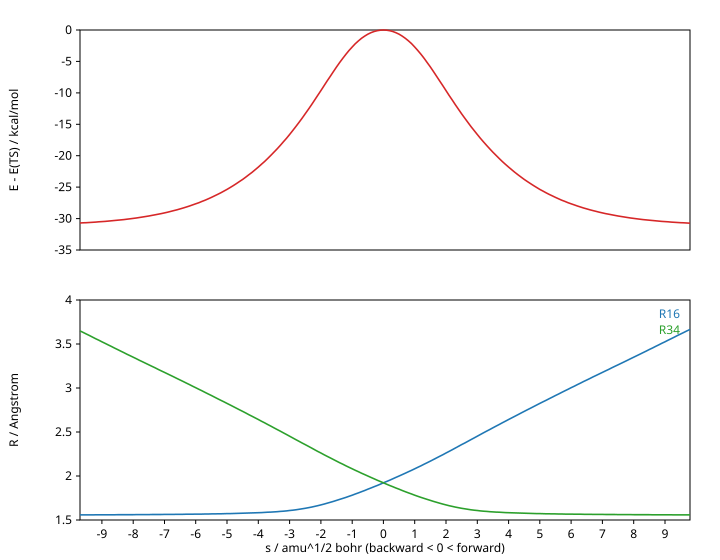

Here is the Python script that generated this plot:
"""Step 4d: the intrinsic reaction coordinate from step 4b's PC-NEVPT2 TS.

Replaces step 4b's IRC stand-in (BFGS from the TS displaced along the
imaginary mode) with free-breakfast's [irc], Gonzalez-Schlegel GS2 in
mass-weighted Cartesians, over the same DF-PC-NEVPT2 gradient. Every run is
one free-breakfast config under inputs/<name>/, run into runs/<name>/, as
stationary.py's. Phases, each resumable:

  prepare <name>   writes inputs/<name>/ (numpy only; no PySCF)
  run <name> ...   (GPU) the binary on each prepared run, as step 6's
                   experiment.py runs it: log.txt, wall.txt, memory.json
  analyse          (PySCF, for the irrep labels) -> irc.json, irc.csv,
                   irc.svg and geometries/irc_*.xyz

The runs:

  irc              [irc] both sides from geometries/pc_ts.xyz, its Hessian
                   loaded from step 6's ts_hessian (the analytic PC-NEVPT2
                   Hessian at that geometry), the orbitals that run's CASSCF
                   converged there
  sp_<side>_<k>    a CASSCF + [nevpt2] single point at IRC point k of side
                   f(orward) or b(ackward), from the orbitals of the point
                   before it on that side (ts_hessian's at k = 0): the
                   natural occupations along the path, and a check that the
                   path stayed on one CASSCF solution (its PC energy must be
                   the IRC's at that point)
  opt_<side>       [optimize] (Opt=Tight, as step 4b) from that side's last
                   IRC point, with its last single point's orbitals
"""

from __future__ import annotations

import argparse
import csv
import json
import re
import shutil
import sys
from pathlib import Path

import energies
import stationary as s4

HERE = Path(__file__).resolve().parent
STUDY = HERE.parent
ROOT = STUDY.parent.parent
STEP6 = STUDY / "step_6"
sys.path.insert(0, str(STEP6))

import experiment as s6  # noqa: E402  step 6's run(), card sampling and memory.json

INPUTS = HERE / "inputs"
RUNS = HERE / "runs"
GEOMETRIES = HERE / "geometries"
BOHR = s4.BOHR
KCAL = s4.HARTREE_KCAL

TS_XYZ = GEOMETRIES / "pc_ts.xyz"
TS_HESSIAN = STEP6 / "runs" / "ts_hessian"

# The IRC's own options. step_size 0.1 amu^1/2 bohr is Gaussian's and the
# tree's default. The straight mass-weighted distance from the TS to step
# 4b's hexadiene end (pc_plus, Kabsch-aligned) is 12.4 amu^1/2 bohr, so a
# side reaching that basin needs well over 124 points; max_points 400 a side
# leaves the walk to stop on its own (a minimum, or the minimum within a
# step) rather than on the cap. The sphere thresholds and max_force are the
# defaults (README "Step 4d" has why).
IRC = {
    "step_size": 0.1,
    "max_points": 400,
    "max_force": 4.5e-4,
    "sphere_gradient": 1e-4,
    "sphere_displacement": 1e-3,
    "max_sphere_iterations": 20,
}

# Every SP_STRIDE-th point gets a single point, and each side's last.
SP_STRIDE = 5

HEAD = """\
# Step 4d, {name}: {what}. Written by irc.py prepare.
[molecule]
xyz = "geometry.xyz"
[basis_set]
basis = "cc-pvdz"
[eri]
mode = "density_fitting"
aux_basis = "cc-pvdz-jkfit"
[casscf]
ncas = 6
nelecas = 6
orbitals = "orbitals.npy"
conv_tol = {conv_tol}
conv_tol_grad = {conv_tol_grad}
write_npy = true              # casscf_orbitals.npy and casscf_ci.npy
"""
PC_GRADIENT = '[nevpt2_gradient]\nvariant = "pc"\n'


def irc_block() -> str:
    lines = ['[hessian]\nfrom = "hessian.json"\n[irc]']
    lines += [f"{k} = {v}" for k, v in IRC.items()]
    lines.append('direction = "both"')
    return "\n".join(lines) + "\n"


# --- the IRC's records ---------------------------------------------------


def irc_record() -> dict:
    return json.loads((RUNS / "irc" / "irc.json").read_text())


def side_key(side: str) -> str:
    return {"f": "forward", "b": "backward"}[side]


def irc_points(side: str) -> list[dict]:
    return irc_record().get(side_key(side), {}).get("points", [])


def point_atoms(point: dict, symbols: list[str]) -> list:
    return [
        (s, tuple(map(float, v)))
        for s, v in zip(symbols, point["geometry"], strict=True)
    ]


def ts_symbols() -> list[str]:
    (_, atoms), *_ = s4.read_xyz_frames(TS_XYZ)
    return [s for s, _ in atoms]


def sp_indices(side: str) -> list[int]:
    n = len(irc_points(side))
    ks = list(range(0, n, SP_STRIDE))
    if ks[-1] != n - 1:
        ks.append(n - 1)
    return ks


def sp_name(side: str, k: int) -> str:
    return f"sp_{side}_{k:03d}"


def all_names() -> list[str]:
    names = ["irc"]
    if (RUNS / "irc" / "irc.json").exists():
        for side in "fb":
            if irc_points(side):
                names += [sp_name(side, k) for k in sp_indices(side)]
    return names + ["opt_f", "opt_b"]


# --- prepare -------------------------------------------------------------


def prepare(name: str) -> None:
    import numpy

    out = INPUTS / name
    out.mkdir(parents=True, exist_ok=True)
    symbols = ts_symbols()
    if name == "irc":
        (_, atoms), *_ = s4.read_xyz_frames(TS_XYZ)
        c = numpy.load(TS_HESSIAN / "casscf_orbitals.npy")
        shutil.copyfile(TS_HESSIAN / "hessian.json", out / "hessian.json")
        what = (
            "[irc] both sides from step 4b's TS (geometries/pc_ts.xyz), step 6's "
            "ts_hessian Hessian and CASSCF orbitals"
        )
        conv = s4.CONV_TOL_GRAD_WALK
        tail = PC_GRADIENT + irc_block()
    elif name.startswith("sp_"):
        _, side, k = name.split("_")
        k = int(k)
        atoms = point_atoms(irc_points(side)[k], symbols)
        ks = sp_indices(side)
        i = ks.index(k)
        src = TS_HESSIAN if i == 0 else RUNS / sp_name(side, ks[i - 1])
        c = numpy.load(src / "casscf_orbitals.npy")
        what = (
            f"single point at {side_key(side)} IRC point {k}, "
            f"{src.name}'s CASSCF orbitals"
        )
        conv = s4.CONV_TOL_GRAD_WALK
        tail = "[nevpt2]\n"
    elif name.startswith("opt_"):
        side = name[-1]
        pts = irc_points(side)
        k = len(pts) - 1
        atoms = point_atoms(pts[k], symbols)
        c = numpy.load(RUNS / sp_name(side, k) / "casscf_orbitals.npy")
        what = (
            f"[optimize] from the {side_key(side)} IRC's last point ({k}), "
            f"{sp_name(side, k)}'s CASSCF orbitals"
        )
        conv = s4.CONV_TOL_GRAD_WALK
        tail = PC_GRADIENT + s4.OPTIMIZE.format(**s4.OPT_TIGHT, max_steps=s4.MAX_STEPS)
    else:
        raise ValueError(name)
    energies.write_xyz(out / "geometry.xyz", atoms, f"{name}: {what}")
    numpy.save(out / "orbitals.npy", numpy.asfortranarray(c), allow_pickle=False)
    text = HEAD.format(name=name, what=what, conv_tol=s4.CONV_TOL, conv_tol_grad=conv)
    (out / "config.toml").write_text(text + tail)
    r16, r34 = s4.distances(atoms)
    print(f"{name}: prepared, R16 {r16:.4f} R34 {r34:.4f} A")


# --- run -----------------------------------------------------------------


def done(name: str) -> bool:
    out = RUNS / name
    if name == "irc":
        return (out / "irc.json").exists() and (out / "wall.txt").exists()
    if name.startswith("sp_"):
        return s6.pc_energy(out) is not None
    return (out / "wall.txt").exists()


def run(names: list[str], binary: Path) -> None:
    # step 6's run() keys done() off its own RUNS_SPEC; borrow its loop with
    # this step's directories and done(). A single point or end walk reads
    # the run before it, so each is prepared just before it runs.
    s6.RUNS, s6.INPUTS = RUNS, INPUTS
    s6.done = done
    for name in names:
        if not done(name) and not (INPUTS / name / "config.toml").exists():
            prepare(name)
        s6.run([name], binary)


# --- analyse -------------------------------------------------------------


def c2_breaking(x_bohr, ops) -> dict:
    """RMS (bohr per coordinate) of the geometry's parts off C2h by irrep.
    A path along the a_u mode keeps C2 (E, C2: a_g + a_u), so its C2-breaking
    part is the b_g and b_u ones; its Ci-breaking part is a_u and b_u."""
    import math

    d = s4.deviation_by_irrep(x_bohr, ops)
    return {
        **{f"{k}_bohr": v for k, v in d.items()},
        "c2_breaking_bohr": math.hypot(d["bg"], d["bu"]),
    }


def occupations(run_dir: Path) -> list[float]:
    import numpy
    from pyscf.fci import direct_spin1

    ci = numpy.load(run_dir / "casscf_ci.npy").reshape(20, 20)
    occ = numpy.linalg.eigvalsh(direct_spin1.make_rdm1(ci, 6, (3, 3)))
    return [float(x) for x in sorted(occ, reverse=True)]


def side_rows(side: str, ops, e_ts: float) -> list[dict]:
    import numpy

    symbols = ts_symbols()
    rows = []
    for k, p in enumerate(irc_points(side)):
        atoms = point_atoms(p, symbols)
        x = s4.coords_bohr(atoms)
        r16, r34 = s4.distances(atoms)
        row = {
            "side": side_key(side),
            "k": k,
            "s": p["arc_length"],
            "energy": p["energy"],
            "dE_kcal": (p["energy"] - e_ts) * KCAL,
            "gradient_norm": p["gradient_norm"],
            "max_force": p["max_force"],
            "sphere_iterations": p.get("sphere_iterations"),
            "tangential_gradient": p.get("tangential_gradient"),
            "r16": r16,
            "r34": r34,
            **c2_breaking(x, ops),
        }
        sp = RUNS / sp_name(side, k)
        e_sp = s6.pc_energy(sp)
        if e_sp is not None:
            row["sp_energy"] = e_sp
            row["sp_minus_irc"] = e_sp - p["energy"]
            row["occupations"] = occupations(sp)
        rows.append(row)
    # the arc length and energy against the TS's, and the gradient's local
    # minima along the path (any interior one is a candidate intermediate)
    g = numpy.array([r["gradient_norm"] for r in rows])
    for k, r in enumerate(rows):
        r["gradient_local_minimum"] = bool(
            0 < k < len(rows) - 1 and g[k] < g[k - 1] and g[k] < g[k + 1]
        )
    return rows


def rmsd(a, b, masses=None, reflect=False) -> float:
    """Kabsch RMSD (Angstrom, per atom) of two geometries in the same atom
    order; `reflect` allows an improper rotation (a mirror image)."""
    import numpy

    a = numpy.asarray(a, float)
    b = numpy.asarray(b, float)
    a = a - a.mean(0)
    b = b - b.mean(0)
    u, _, vt = numpy.linalg.svd(b.T @ a)
    d = 1.0 if reflect else numpy.sign(numpy.linalg.det(u @ vt))
    r = u @ numpy.diag([1.0, 1.0, d]) @ vt
    return float(numpy.sqrt(numpy.mean(numpy.sum((b @ r - a) ** 2, axis=1))))


def canonical(atoms: list) -> list:
    """A hexadiene with C1-C6 bonded relabelled by the TS's inversion
    permutation (C1<->C4, C2<->C5, C3<->C6 and their hydrogens), so every
    end has C3-C4 bonded, as pc_plus and step 6's conformers do."""
    r16, r34 = s4.distances(atoms)
    if r34 <= r16:
        return atoms
    (_, ts), *_ = s4.read_xyz_frames(TS_XYZ)
    (perm,) = [p for k, _, p in s4.c2h_operations(s4.coords_bohr(ts)) if k == "i"]
    out = [None] * len(atoms)
    for a, b in enumerate(perm):
        out[b] = atoms[a]
    return out


def optimum(name: str) -> dict | None:
    run_dir = RUNS / name
    if not (run_dir / "wall.txt").exists() or not (run_dir / "final.xyz").exists():
        return None
    hist = json.loads((run_dir / "optimize.json").read_text())
    frames = s4.read_xyz_frames(run_dir / "final.xyz")
    (_, atoms), *_ = frames
    r16, r34 = s4.distances(atoms)
    its = hist["iterations"]
    return {
        # optimize.json records no flag: the last iteration under all four
        # Opt=Tight thresholds is what [optimize] stopped on
        "converged": bool(its)
        and all(its[-1][k] <= v for k, v in s4.OPT_TIGHT.items()),
        "evaluations": len(its),
        "energy": its[-1]["energy"] if its else None,
        "max_force": its[-1].get("max_force") if its else None,
        "r16": r16,
        "r34": r34,
        "dihedrals": [
            round(v, 2) for v in s6.dihedrals(s4.coords_bohr(canonical(atoms)))
        ],
        "atoms": atoms,
        "wall_s": s4.wall(run_dir),
    }


def compare_minima(end: dict) -> list[dict]:
    """The optimised IRC end against step 4b's two ends and step 6's
    conformers: energy difference and RMSD, proper and with a mirror."""
    refs = {}
    for n in ("pc_plus", "pc_minus"):
        refs[n] = GEOMETRIES / f"{n}.xyz"
    for p in sorted((STEP6 / "geometries").glob("conf_*.xyz")):
        refs[p.stem] = p
    s6res = json.loads((STEP6 / "results.json").read_text())
    s4res = json.loads((HERE / "stationary.json").read_text())
    out = []
    x = [v for _, v in canonical(end["atoms"])]
    for n, path in refs.items():
        (_, atoms), *_ = s4.read_xyz_frames(path)
        y = [v for _, v in canonical(atoms)]
        e = None
        if n in s4res.get("runs", {}):
            e = s4res["runs"][n].get("final", {}).get("energy")
        for c in s6res.get("conformers", []):
            if c.get("run") == n:
                e = c["energy"]
        out.append(
            {
                "reference": n,
                "energy": e,
                "dE_kcal": None if e is None else (end["energy"] - e) * KCAL,
                "rmsd": rmsd(x, y),
                "rmsd_mirror": rmsd(x, y, reflect=True),
            }
        )
    return out


def analyse() -> None:
    rec = irc_record()
    (_, ts_atoms), *_ = s4.read_xyz_frames(TS_XYZ)
    ops = s4.c2h_operations(s4.coords_bohr(ts_atoms))
    e_ts = rec["forward"]["points"][0]["energy"]
    result = {
        "settings": {
            "irc": IRC,
            "sp_stride": SP_STRIDE,
            "conv_tol": s4.CONV_TOL,
            "conv_tol_grad": s4.CONV_TOL_GRAD_WALK,
            "optimize": s4.OPT_TIGHT,
        },
        "imaginary_frequency": rec.get("imaginary_frequency"),
        "imaginary_count": rec.get("imaginary_count"),
        "ts_energy": e_ts,
        "wall_s": {n: s4.wall(RUNS / n) for n in all_names()},
        "sides": {},
    }
    rows_all = []
    for side in "fb":
        key = side_key(side)
        if not irc_points(side):
            continue
        rows = side_rows(side, ops, e_ts)
        rows_all += rows
        e = [r["energy"] for r in rows]
        rises = [k for k in range(1, len(e)) if e[k] >= e[k - 1]]
        diyl = [
            r["k"]
            for r in rows
            if abs(r["r16"] - 1.6) < 0.1 and abs(r["r34"] - 1.6) < 0.1
        ]
        interior_gmin = [r["k"] for r in rows if r["gradient_local_minimum"]]
        sp = [r for r in rows if "sp_minus_irc" in r]
        opt = optimum(f"opt_{side}")
        info = {
            "stop": rec[key].get("stop"),
            "error": rec[key].get("error"),
            "points": len(rows),
            "s_end": rows[-1]["s"],
            "energy_end": e[-1],
            "dE_end_kcal": rows[-1]["dE_kcal"],
            "r16_end": rows[-1]["r16"],
            "r34_end": rows[-1]["r34"],
            "max_force_end": rows[-1]["max_force"],
            "energy_rises": rises,
            "diyl_region_points": diyl,
            "gradient_interior_local_minima": [
                {"k": k, "s": rows[k]["s"], "gradient_norm": rows[k]["gradient_norm"]}
                for k in interior_gmin
            ],
            "min_gradient_norm_interior": min(
                (r["gradient_norm"] for r in rows[1:-1]), default=None
            ),
            "sphere_iterations": {
                "total": sum(r["sphere_iterations"] or 0 for r in rows),
                "max": max(r["sphere_iterations"] or 0 for r in rows),
                "histogram": histogram([r["sphere_iterations"] for r in rows[1:]]),
            },
            "max_c2_breaking_bohr": max(r["c2_breaking_bohr"] for r in rows),
            "max_sp_minus_irc": max((abs(r["sp_minus_irc"]) for r in sp), default=None),
        }
        if opt is not None:
            info["optimum"] = {k: v for k, v in opt.items() if k != "atoms"}
            info["optimum"]["dE_from_irc_end_kcal"] = (opt["energy"] - e[-1]) * KCAL
            info["optimum"]["vs_references"] = compare_minima(opt)
            write_frames(
                GEOMETRIES / f"irc_{key}_optimum.xyz", [opt["atoms"]], [f"opt_{side}"]
            )
        result["sides"][key] = info
        symbols = ts_symbols()
        write_frames(
            GEOMETRIES / f"irc_{key}.xyz",
            [point_atoms(p, symbols) for p in irc_points(side)],
            [f"s {p['arc_length']:.2f} E {p['energy']:.10f}" for p in irc_points(side)],
        )
    sides = result["sides"]
    if all(sides.get(k, {}).get("optimum") for k in ("forward", "backward")):
        fo = optimum("opt_f")
        bo = optimum("opt_b")
        result["ends_mirror"] = {
            "dE": fo["energy"] - bo["energy"],
            "rmsd": rmsd(
                [v for _, v in canonical(fo["atoms"])],
                [v for _, v in canonical(bo["atoms"])],
            ),
            "rmsd_mirror": rmsd(
                [v for _, v in canonical(fo["atoms"])],
                [v for _, v in canonical(bo["atoms"])],
                reflect=True,
            ),
        }
    (HERE / "irc.json").write_text(json.dumps(result, indent=1) + "\n")
    write_csv(rows_all)
    plot(rows_all)
    summarise(result, rows_all)


def histogram(xs) -> dict:
    h: dict[str, int] = {}
    for x in xs:
        h[str(x)] = h.get(str(x), 0) + 1
    return dict(sorted(h.items(), key=lambda kv: int(kv[0]) if kv[0] != "None" else -1))


def write_frames(path: Path, frames: list, comments: list[str]) -> None:
    lines = []
    for atoms, c in zip(frames, comments, strict=True):
        lines += [str(len(atoms)), c]
        lines += [f"{s} {x:.10f} {y:.10f} {z:.10f}" for s, (x, y, z) in atoms]
    path.write_text("\n".join(lines) + "\n")


CSV_FIELDS = [
    "side", "k", "s", "energy", "dE_kcal", "gradient_norm", "max_force",
    "sphere_iterations", "tangential_gradient", "r16", "r34",
    "c2_breaking_bohr", "au_bohr", "sp_minus_irc", "n1", "n2", "n3", "n4", "n5", "n6",
]  # fmt: skip


def write_csv(rows: list[dict]) -> None:
    # the backward side first, s ascending, so the file reads along the path
    ordered = sorted(rows, key=lambda r: r["s"])
    seen = set()
    with (HERE / "irc.csv").open("w", newline="") as f:
        w = csv.DictWriter(f, fieldnames=CSV_FIELDS, extrasaction="ignore")
        w.writeheader()
        for r in ordered:
            if r["s"] == 0 and 0 in seen:
                continue  # the TS once
            seen.add(r["s"])
            out = dict(r)
            for i, n in enumerate(r.get("occupations", []) or []):
                out[f"n{i + 1}"] = f"{n:.6f}"
            for k in ("energy",):
                out[k] = f"{r[k]:.10f}"
            for k in ("dE_kcal", "r16", "r34"):
                out[k] = f"{r[k]:.6f}"
            w.writerow(out)


def el(tag: str, text: str | None = None, **attrs) -> str:
    """One SVG element; attribute names take '-' for '_'."""
    a = " ".join(f'{k.rstrip("_").replace("_", "-")}="{v}"' for k, v in attrs.items())
    return f"<{tag} {a}/>" if text is None else f"<{tag} {a}>{text}</{tag}>"


def plot(rows: list[dict]) -> None:
    """irc.svg: E(s) (kcal/mol from the TS) above, R16 and R34 (Angstrom)
    below, s in amu^1/2 bohr. Stdlib SVG, as step 2's plot.py."""
    rows = sorted(rows, key=lambda r: r["s"])
    s = [r["s"] for r in rows]
    width, height, left, right, top, gap, panel = 720, 560, 80, 30, 30, 50, 220
    s0, s1 = min(s), max(s)
    inner = width - left - right

    def sx(v):
        return left + (v - s0) / (s1 - s0) * inner

    out = [
        f'<svg xmlns="http://www.w3.org/2000/svg" width="{width}" '
        f'height="{height}" font-family="sans-serif" font-size="12">',
        el("rect", width=width, height=height, fill="white"),
    ]

    def axes(y0, lo, hi, label, ticks, series):
        def sy(v):
            return y0 + panel - (v - lo) / (hi - lo) * panel

        out.append(
            el("rect", x=left, y=y0, width=inner, height=panel, fill="none",
               stroke="black")
        )  # fmt: skip
        for t in ticks:
            y = f"{sy(t):.1f}"
            out.append(el("line", x1=left - 4, x2=left, y1=y, y2=y, stroke="black"))
            out.append(
                el("text", f"{t:g}", x=left - 8, y=f"{sy(t) + 4:.1f}",
                   text_anchor="end")
            )  # fmt: skip
        mid = y0 + panel / 2
        out.append(
            el("text", label, x=18, y=mid, transform=f"rotate(-90 18 {mid})",
               text_anchor="middle")
        )  # fmt: skip
        for key, colour, _ in series:
            pts = " ".join(f"{sx(r['s']):.1f},{sy(r[key]):.1f}" for r in rows)
            out.append(
                el("polyline", points=pts, fill="none", stroke=colour,
                   stroke_width=1.6)
            )  # fmt: skip
        for i, (_, colour, name) in enumerate(series):
            if name:
                out.append(
                    el("text", name, x=width - right - 10, y=y0 + 18 + 16 * i,
                       text_anchor="end", fill=colour)
                )  # fmt: skip

    e = [r["dE_kcal"] for r in rows]
    lo = 5 * int(min(e) // 5)
    energy = [("dE_kcal", "#d62728", "")]
    axes(top, lo, 0.0, "E - E(TS) / kcal/mol", range(lo, 1, 5), energy)
    y2 = top + panel + gap
    rmax = max(max(r["r16"] for r in rows), max(r["r34"] for r in rows))
    hi = 0.5 * (int(rmax / 0.5) + 1)
    ticks = [1.5 + 0.5 * i for i in range(int((hi - 1.5) / 0.5) + 1)]
    bonds = [("r16", "#1f77b4", "R16"), ("r34", "#2ca02c", "R34")]
    axes(y2, 1.5, hi, "R / Angstrom", ticks, bonds)
    tick = 1.0 if s1 - s0 < 30 else 5.0
    v = tick * int(s0 / tick)
    base = y2 + panel
    while v <= s1:
        if v >= s0:
            x = f"{sx(v):.1f}"
            out.append(el("line", x1=x, x2=x, y1=base, y2=base + 4, stroke="black"))
            out.append(el("text", f"{v:g}", x=x, y=base + 18, text_anchor="middle"))
        v += tick
    out.append(
        el("text", "s / amu^1/2 bohr (backward &lt; 0 &lt; forward)",
           x=left + inner / 2, y=height - 8, text_anchor="middle")
    )  # fmt: skip
    out.append("</svg>")
    (HERE / "irc.svg").write_text("\n".join(out) + "\n")


def summarise(result: dict, rows: list[dict]) -> None:
    print(f"TS E {result['ts_energy']:.10f}, imag {result['imaginary_frequency']}")
    for key, info in result["sides"].items():
        print(f"{key}:")
        for k in (
            "stop", "points", "s_end", "r16_end", "r34_end", "dE_end_kcal",
            "max_force_end", "energy_rises", "diyl_region_points",
            "gradient_interior_local_minima", "sphere_iterations",
            "max_c2_breaking_bohr", "max_sp_minus_irc",
        ):  # fmt: skip
            print(f"   {k}: {info[k]}")
        if "optimum" in info:
            o = info["optimum"]
            print(f"   optimum {o['energy']} converged {o['converged']}")
            print(f"     R16/R34 {o['r16']:.4f}/{o['r34']:.4f}")
            refs = sorted(
                o["vs_references"], key=lambda c: min(c["rmsd"], c["rmsd_mirror"])
            )
            for c in refs:
                print(f"     {c}")
    print(result.get("ends_mirror"))
    print(result["wall_s"])


def main() -> None:
    parser = argparse.ArgumentParser(description=__doc__.split("\n\n")[0])
    parser.add_argument("phase", choices=["prepare", "run", "analyse", "names"])
    parser.add_argument("names", nargs="*")
    parser.add_argument(
        "--binary", type=Path, default=ROOT / "build" / "src" / "free-breakfast"
    )
    args = parser.parse_args()
    pattern = re.compile(r"^(irc|sp_[fb]_\d{3}|opt_[fb])$")
    bad = [n for n in args.names if not pattern.match(n)]
    if bad:
        parser.error(f"unknown runs {bad}")
    if args.phase == "names":
        print(" ".join(all_names()))
    elif args.phase == "prepare":
        for name in args.names:
            prepare(name)
    elif args.phase == "run":
        run(args.names, args.binary)
    else:
        analyse()


if __name__ == "__main__":
    main()
